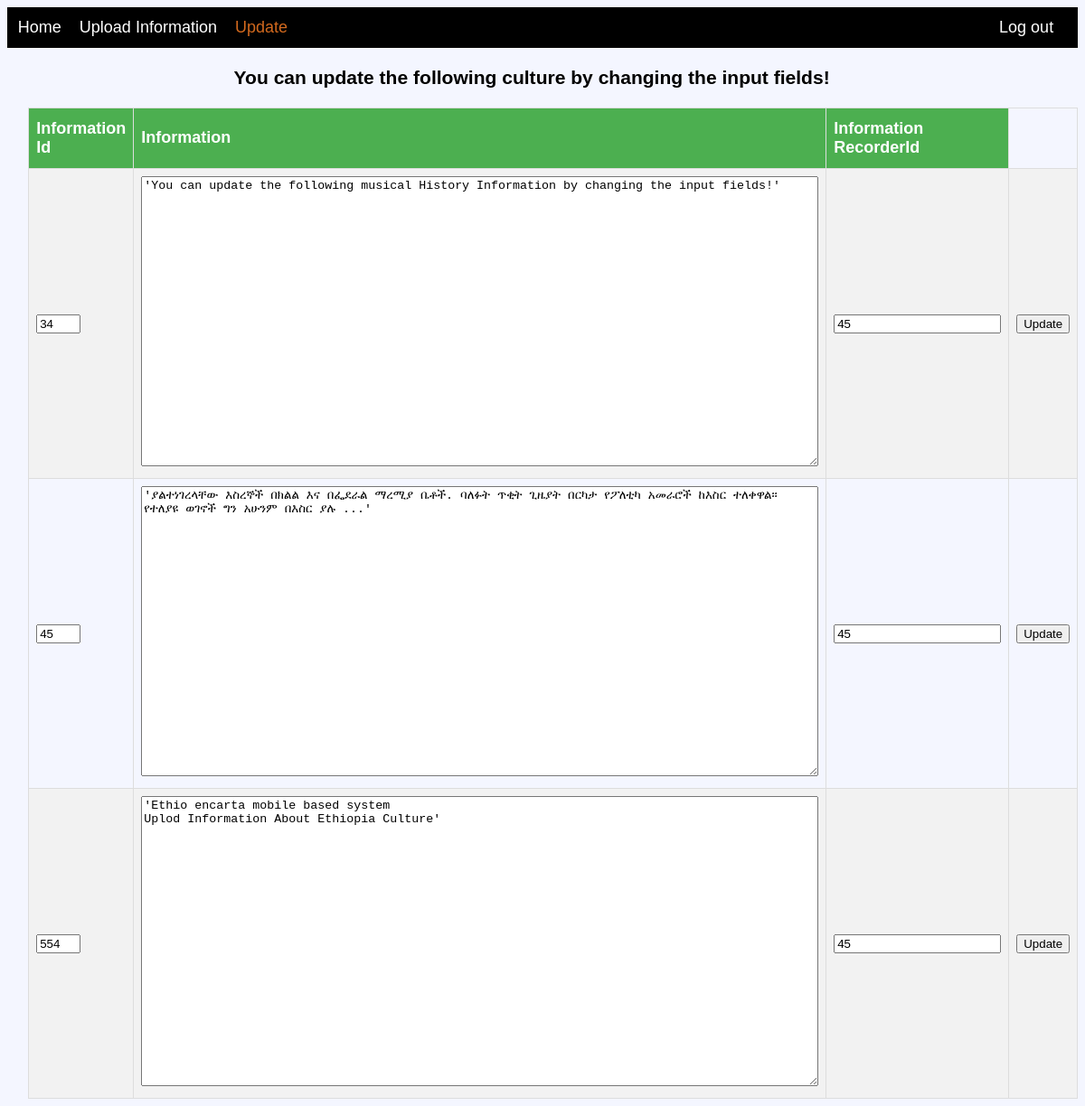
The page /updateculturepage.php (signed in) on the database its author committed.
### tables this page shows
CREATE TABLE IF NOT EXISTS `culture` (
  `cultureinformation` text NOT NULL,
  `emp_id` int(11) NOT NULL,
  `info_id` varchar(30) NOT NULL,
  PRIMARY KEY (`info_id`),
  KEY `emp_id` (`emp_id`)
);

### updateculturepage.php (the view, shortened to what this page needs)
<!DOCTYPE html>
<html>
<head>
</head>
<body>
	<div id="nav">
		<a href="officer_page.php" > Home </a>
				<a href="uplodeinformation.php" >Upload Information</a>
		<a href="" class="active">Update</a>
		<a href="logout.php" style="float: right;">Log out</a>
	</div>
	<div id="content">
		<h3 style="text-align:center"> You can update the following culture by changing the input fields! </h3>
		<?php
			$select_query = "select info_id, cultureinformation,emp_id from culture";
			$select_result = mysql_query($select_query);
			echo '<table>
		<tr>
					<th>Information Id </th>
					<th>Information</th>
					<th>Information RecorderId </th>
				</tr>';
			while($row = mysql_fetch_row($select_result)) {
				echo "<tr><form action=updateculture.php method=post>";
			  echo "<td><input type=text value='".$row[0]."' name=info_id size=3> </td>";
            echo"<td> <textarea name='idher'   cols='91' rows='21'>";
			echo"'".$row[1]."'
			</textarea></td>";
				echo "<td><input type=text value='".$row[2]."' name=name> </td>";
				echo "<td><input type=submit value=Update> </td></form></tr>";
			}
			echo '</table>';
		?>
	</div>
</body>
</html>

### updateculturepage.php (style rules this page uses)
body { background: #f4f6ff; overflow: auto; font-family: Verdan, Tahoma, Arial, sans-serif; font-size: 18px; }
#nav { width: 98%; background-color: black; height: 2%; color: white; overflow:hidden; padding: 1%; }
#nav a { text-decoration:none; color: white; padding-right:15px; }
#nav a.active { color:chocolate; }
#content { width: 98%; height: auto; }
table { position: relative; width:74%; left:2%; }
table,th,td { border-collapse:collapse; border: 1px solid #ddd;; }
th,td { padding: 8px; }
th { padding-top: 12px; padding-bottom: 12px; text-align: left; background-color: #4CAF50; color: white; }
tr:nth-child(even) { background-color: #f2f2f2; }

### rows shown on the page
culture: info_id "34", idher "'You can update the following musical History Information by changing the input fields!'", name "45"
culture: info_id "45", idher "'ያልተነገረላቸው እስረኞች በክልል እና በፌደራል ማረሚያ ቤቶች. ባለፉት ጥቂት ጊዜያት በርካታ የፖለቲካ አመራሮች ከእስር ተለቀዋል። የተለያዩ ወገኖች ግን አሁንም በእስር ያሉ ...'", name "45"
culture: info_id "554", idher "'Ethio encarta mobile based system Uplod Information About Ethiopia Culture'", name "45"
